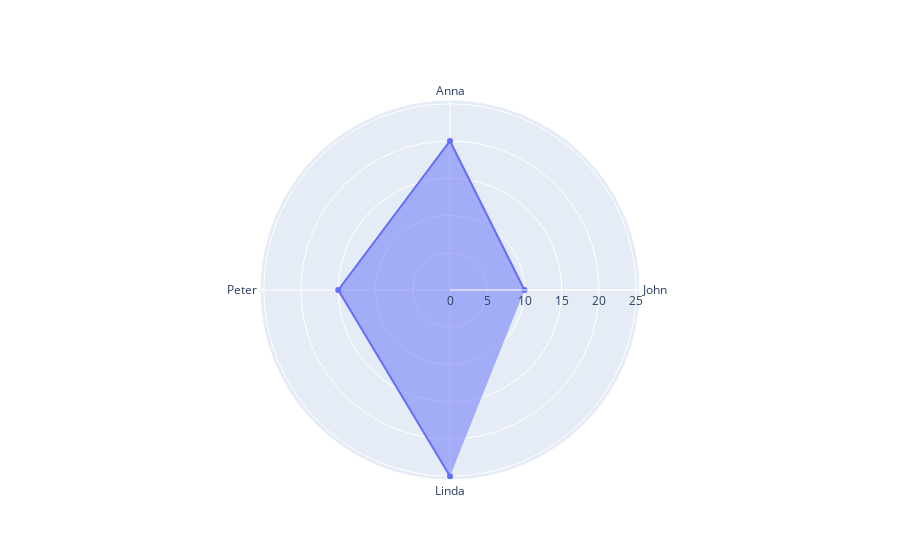

This figure's notebook cell:
### Markdown cell above
## Plotly graph objects

With `plotly graph objects`, it is a bit **more complex** to create a radar chart. But it is also **more flexible**.

We use the `add_trace()` function to add a trace to the figure. We specify the `r` (**value**) and `theta` (**label**) parameters.

### Code cell
fig = go.Figure()
fig.add_trace(
    go.Scatterpolar(
        r=df['value'],
        theta=df['name'],
        fill='toself'
    )
)
fig.show()

fig.write_html("../../static/interactiveCharts/radarchart-plotly-object.html")

### Figure 1 — Plotly figure (JSON) as saved in the notebook; plotly's stock layout.template omitted (floating-point values rounded to 4 significant figures)
{"data": [{"fill": "toself", "r": [10, 20, 15, 25], "theta": ["John", "Anna", "Peter", "Linda"], "type": "scatterpolar"}], "layout": {}}
